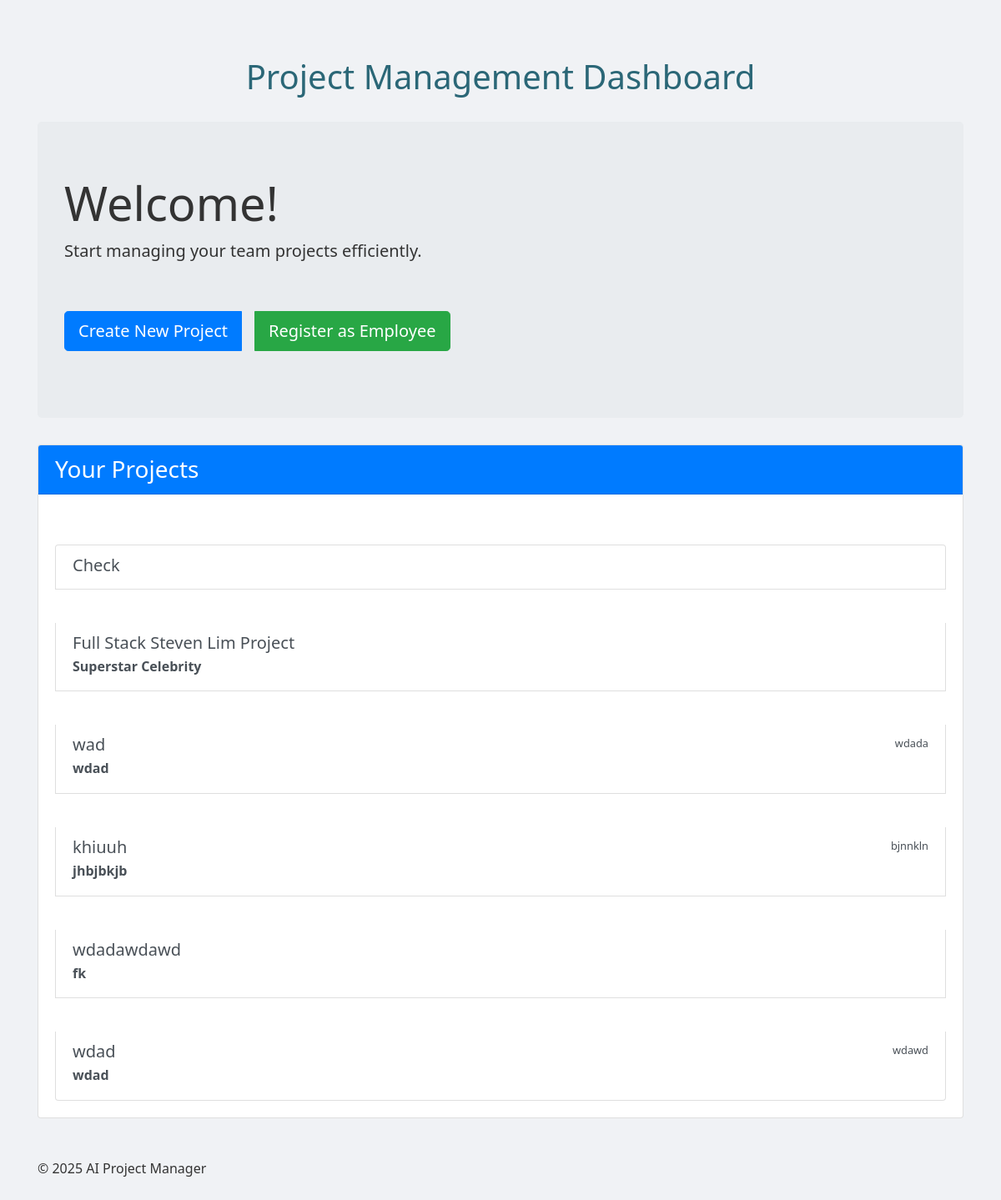
Before: / with the older database file.
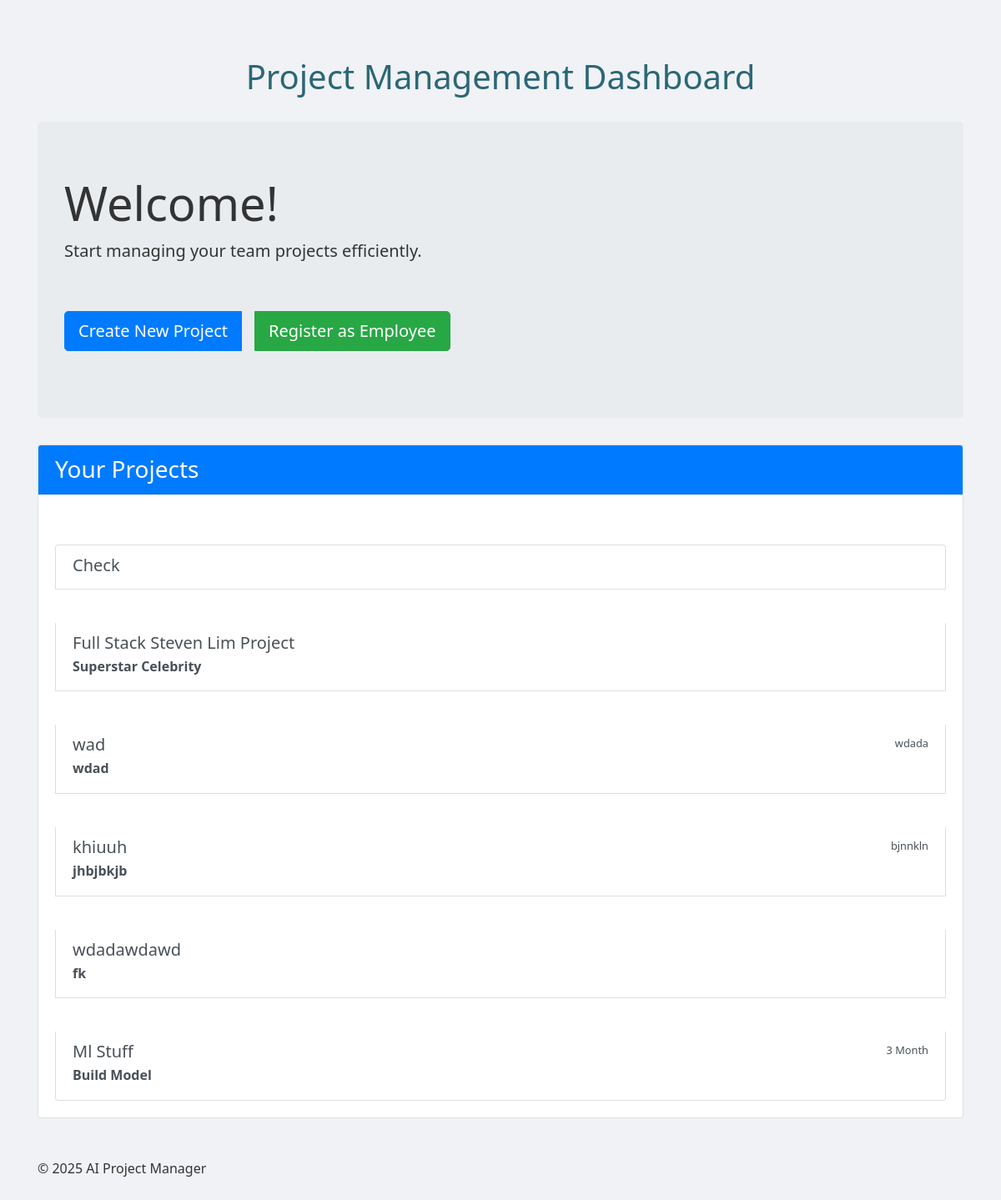
After: the same page with the newer database file.
### tables this page shows
CREATE TABLE projects (
            id INTEGER PRIMARY KEY AUTOINCREMENT,
            project_name TEXT UNIQUE,
            project_data TEXT
        );

### app.py (the view)
@app.route('/')
def home():
    projects = get_all_projects()
    return render_template('home.html', projects=projects)

### database.py (called while the page is built)
def get_all_projects():
    conn = sqlite3.connect(DB_PATH)
    c = conn.cursor()
    c.execute('SELECT project_name, project_data FROM projects')
    rows = c.fetchall()
    conn.close()
    projects = []
    for row in rows:
        project_id = row[0]
        project_data = json.loads(row[1])
        projects.append({
            "id": project_id,
            "name": project_data.get("ProjectName") or "Unnamed Project",
            "description": project_data.get("ProjectDescription") or "",
            "duration": project_data.get("ProjectDuration") or ""
        })
    return projects

### templates/home.html (shortened to what this page needs)
<!DOCTYPE html>
<html lang="en">
<head>
    <link href="https://stackpath.bootstrapcdn.com/bootstrap/4.5.2/css/bootstrap.min.css" rel="stylesheet">
    <link rel="stylesheet" href="{{ url_for('static', filename='style.css') }}">
</head>
<body>
    <div class="container mt-5">
        <header class="mb-4">
            <h1>Project Management Dashboard</h1>
        </header>
        <div class="jumbotron">
            <h2 class="display-4">Welcome!</h2>
            <p class="lead">Start managing your team projects efficiently.</p>
            <div class="btn-group mb-3">
                <a href="{{ url_for('project', new='true') }}" class="btn btn-primary btn-lg mr-3">Create New Project</a>
                <a href="{{ url_for('employee_registration') }}" class="btn btn-success btn-lg">Register as Employee</a>
            </div>
        </div>
        <div class="card mb-4">
            <div class="card-header bg-primary text-white">
                <h3 class="mb-0">Your Projects</h3>
            </div>
            <div class="card-body">
                {% if projects %}
                <div class="list-group">
                    {% for project in projects %}
                    <a href="{{ url_for('project', id=project.id) }}" class="list-group-item list-group-item-action">
                        <div class="d-flex w-100 justify-content-between">
                            <h5 class="mb-1">{{ project.name }}</h5>
                            {% if project.duration %}
                            <small>{{ project.duration }}</small>
                            {% endif %}
                        </div>
                        {% if project.description %}
                        <p class="mb-1">{{ project.description }}</p>
                        {% endif %}
                    </a>
                    {% endfor %}
                </div>
                {% else %}
                <p class="text-muted">No projects yet. Create your first project to get started!</p>
                {% endif %}
            </div>
        </div>
        <footer class="mt-5">
            <p>&copy; 2025 AI Project Manager</p>
        </footer>
    </div>
</body>
</html>

### static/style.css (style rules this page uses)
body { font-family: 'Segoe UI', Tahoma, Geneva, Verdana, sans-serif; background: #f0f2f5; color: #333; padding: 20px; line-height: 1.6; }
h1 { text-align: center; color: #2b6777; margin-bottom: 30px; }
a { display: inline-block; margin-top: 40px; text-decoration: none; font-weight: bold; color: #52ab98; transition: color 0.3s ease; }

Changed rows visible on the page:
removed projects: name "wdad", duration "wdawd", description "wdad"
added projects: name "Ml Stuff", duration "3 Month", description "Build Model"
